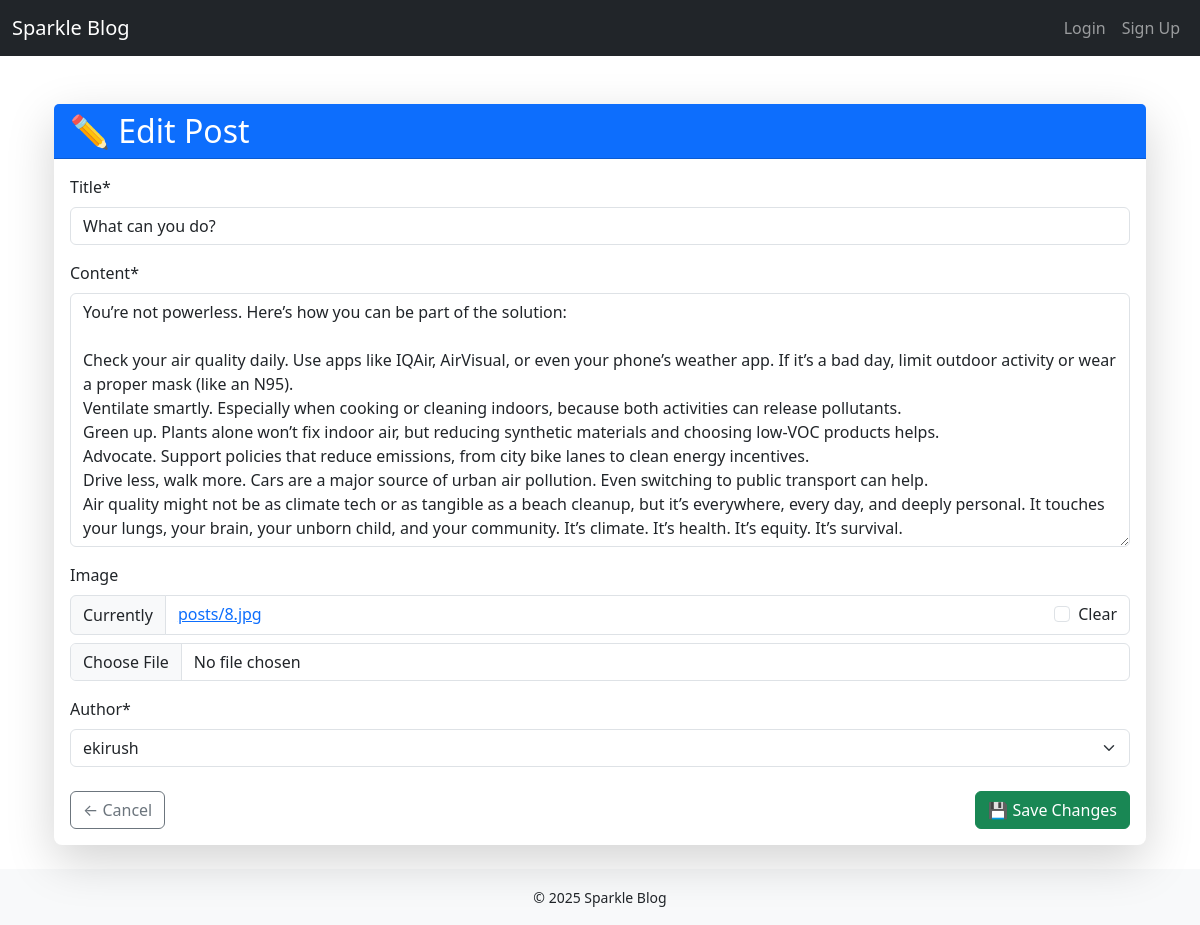
Screenshot of /blog/what-can-you-do/update/ with the database file from the repository.
### blog/models.py (models this page shows, shortened)
class Post(models.Model):
    title = models.CharField(max_length=200)
    slug = models.SlugField(unique=True, blank=True)
    content = models.TextField()
    image = models.ImageField(upload_to='posts/', blank=True, null=True)
    author = models.ForeignKey(User, on_delete=models.CASCADE, related_name ='posts')
    created_at = models.DateTimeField(auto_now_add=True)

### blog/views.py (the view, shortened to what this page needs)
# urls.py: path('blog/<slug:slug>/update/', PostUpdateView.as_view(), name = 'post_update'),
class PostUpdateView(UpdateView):
    model = Post
    fields = ['title', 'content', 'image', 'author']
    template_name = "blog/update_post_form.html"
    slug_field = 'slug'
    slug_url_kwarg = 'slug'

### blog/templates/blog/update_post_form.html (shortened to what this page needs)
{% extends "blog/base.html" %}
{% load crispy_forms_tags %}
{% block content %}
<div class="container mt-5">
  <div class="card shadow-lg border-0 rounded-3">
    <div class="card-header bg-primary text-white">
      <h2 class="mb-0">✏️ Edit Post</h2>
    </div>
    <div class="card-body">
      <form method="post" enctype="multipart/form-data" class="needs-validation" novalidate>
        {{ form|crispy }}
        <div class="d-flex justify-content-between mt-4">
          <a href="{% url 'post_detail' object.slug %}" class="btn btn-outline-secondary">
            ← Cancel
          </a>
          <button type="submit" class="btn btn-success">
            💾 Save Changes
          </button>
        </div>
      </form>
    </div>
  </div>
</div>
{% endblock %}

### rows the page displays
Post: title "What can you do?", content "You’re not powerless. Here’s how you can be part of the solution: Check your air quality daily. Use apps like IQAir, AirVisual, or even your phone’s weather app. If it’s a bad day, limit outdoor activity or wear a proper mask (like an N95). Ventilate smartly. Especially when cooking or cleaning indoors, because both activities can release pollutants. Green up. Plants alone won’t fix indoor air, but reducing synthetic materials and choosing low-VOC products helps. Advocate. Support policies that reduce emissions, from city bike lanes to clean energy incentives. Drive less, walk more. Cars are a major source of urban air pollution. Even switching to public transport can help. Air quality…", author "ekirush"
